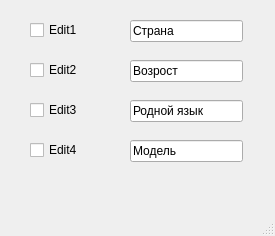
<?xml version="1.0" encoding="UTF-8"?>
<ui version="4.0">
 <class>MainWindow</class>
 <widget class="QMainWindow" name="MainWindow">
  <property name="sizePolicy">
   <sizepolicy hsizetype="Fixed" vsizetype="Fixed">
    <horstretch>0</horstretch>
    <verstretch>0</verstretch>
   </sizepolicy>
  </property>
  <property name="minimumSize">
   <size>
    <width>275</width>
    <height>236</height>
   </size>
  </property>
  <property name="maximumSize">
   <size>
    <width>275</width>
    <height>236</height>
   </size>
  </property>
  <property name="windowTitle">
   <string>MainWindow</string>
  </property>
  <widget class="QWidget" name="centralwidget">
   <widget class="QCheckBox" name="edit1">
    <property name="geometry">
     <rect>
      <x>30</x>
      <y>20</y>
      <width>81</width>
      <height>20</height>
     </rect>
    </property>
    <property name="text">
     <string>Edit1</string>
    </property>
   </widget>
   <widget class="QCheckBox" name="edit2">
    <property name="geometry">
     <rect>
      <x>30</x>
      <y>60</y>
      <width>81</width>
      <height>20</height>
     </rect>
    </property>
    <property name="text">
     <string>Edit2</string>
    </property>
   </widget>
   <widget class="QCheckBox" name="edit3">
    <property name="geometry">
     <rect>
      <x>30</x>
      <y>100</y>
      <width>81</width>
      <height>20</height>
     </rect>
    </property>
    <property name="text">
     <string>Edit3</string>
    </property>
   </widget>
   <widget class="QCheckBox" name="edit4">
    <property name="geometry">
     <rect>
      <x>30</x>
      <y>140</y>
      <width>81</width>
      <height>20</height>
     </rect>
    </property>
    <property name="text">
     <string>Edit4</string>
    </property>
   </widget>
   <widget class="QLineEdit" name="country">
    <property name="geometry">
     <rect>
      <x>130</x>
      <y>20</y>
      <width>113</width>
      <height>22</height>
     </rect>
    </property>
    <property name="text">
     <string>Страна</string>
    </property>
   </widget>
   <widget class="QLineEdit" name="language">
    <property name="geometry">
     <rect>
      <x>130</x>
      <y>100</y>
      <width>113</width>
      <height>22</height>
     </rect>
    </property>
    <property name="text">
     <string>Родной язык</string>
    </property>
   </widget>
   <widget class="QLineEdit" name="age">
    <property name="geometry">
     <rect>
      <x>130</x>
      <y>60</y>
      <width>113</width>
      <height>22</height>
     </rect>
    </property>
    <property name="text">
     <string>Возрост</string>
    </property>
   </widget>
   <widget class="QLineEdit" name="model">
    <property name="geometry">
     <rect>
      <x>130</x>
      <y>140</y>
      <width>113</width>
      <height>22</height>
     </rect>
    </property>
    <property name="text">
     <string>Модель</string>
    </property>
   </widget>
  </widget>
  <widget class="QMenuBar" name="menubar">
   <property name="geometry">
    <rect>
     <x>0</x>
     <y>0</y>
     <width>275</width>
     <height>26</height>
    </rect>
   </property>
  </widget>
  <widget class="QStatusBar" name="statusbar"/>
 </widget>
 <resources/>
 <connections/>
</ui>
